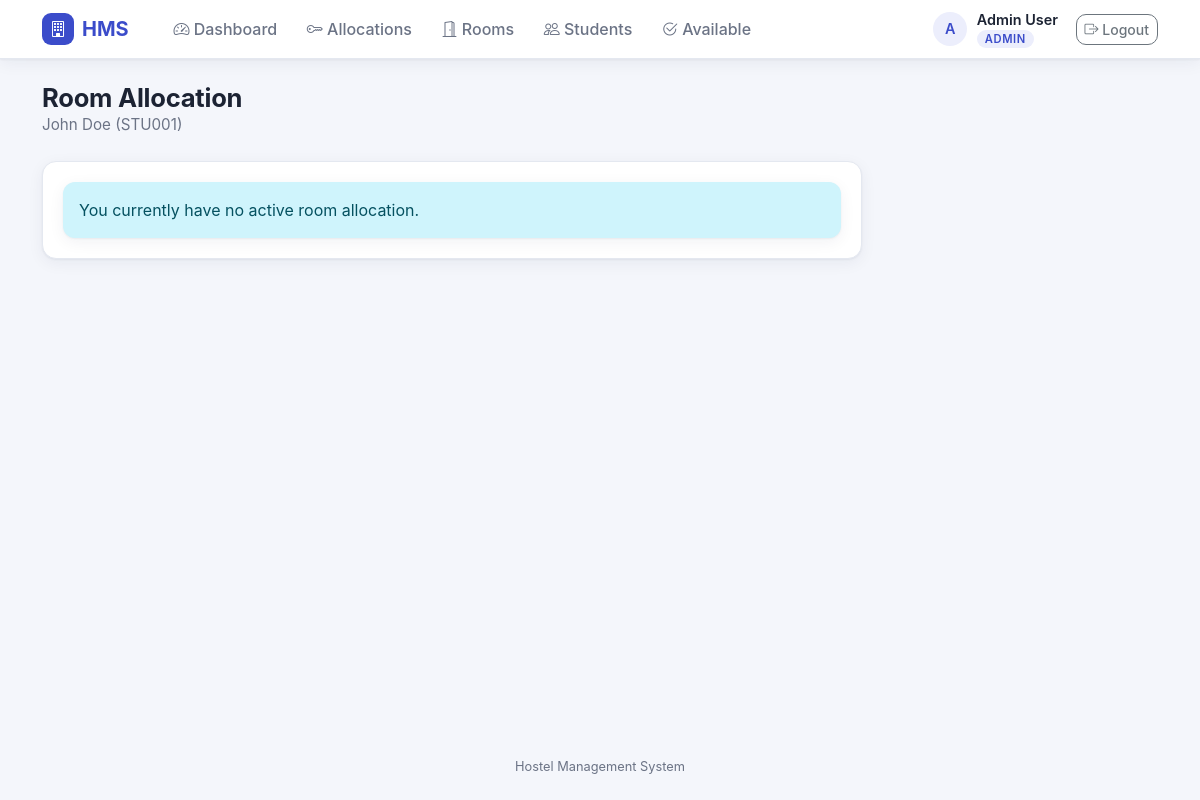
/allocation/student/1 (signed in), run on the app's committed database.
### hms_app/models.py (models this page shows, shortened)
class User(db.Model):
    __tablename__ = 'users'
    user_id = db.Column(db.Integer, primary_key=True, autoincrement=True)
    name = db.Column(db.String(100), nullable=False)
    email = db.Column(db.String(120), unique=True, nullable=False)
    password_hash = db.Column(db.String(255), nullable=False)
    role = db.Column(db.String(20), nullable=False)  # 'admin', 'warden', 'student', 'accountant'
    created_at = db.Column(db.DateTime, default=datetime.utcnow)
    student_profile = db.relationship('Student', back_populates='user', uselist=False, cascade='all, delete-orphan')
    warden = db.relationship('Warden', backref='user', uselist=False, cascade='all, delete-orphan')
    admin = db.relationship('Admin', backref='user', uselist=False, cascade='all, delete-orphan')
    accountant = db.relationship('Accountant', backref='user', uselist=False, cascade='all, delete-orphan')
    def is_student(self):
        return self.role == 'student'
    def is_accountant(self):
        return self.role == 'accountant'

class Student(db.Model):
    __tablename__ = 'students'
    student_id = db.Column(db.Integer, primary_key=True, autoincrement=True)
    user_id = db.Column(db.Integer, db.ForeignKey('users.user_id'), nullable=False, unique=True)
    roll_no = db.Column(db.String(20), unique=True, nullable=False)
    course = db.Column(db.String(100))
    batch = db.Column(db.String(20))
    user = db.relationship('User', back_populates='student_profile', foreign_keys=[user_id])
    allocations = db.relationship('RoomAllocation', back_populates='student', cascade='all, delete-orphan')
    complaints = db.relationship('Complaint', backref='student', cascade='all, delete-orphan')
    leave_requests = db.relationship('LeaveRequest', backref='student', cascade='all, delete-orphan')
    fees = db.relationship('Fee', backref='student', cascade='all, delete-orphan')
    visitors = db.relationship('Visitor', backref='student', cascade='all, delete-orphan')

### hms_app/routes/room_allocation_routes.py (the view)
@room_alloc_bp.route('/student/<int:student_id>')
@login_required
def student_allocation(student_id):
    user = get_current_user()
    if user.is_student() and user.student_profile.student_id != student_id:
        flash('You can only view your own allocation.', 'error')
        return redirect(url_for('main.dashboard'))
    if user.is_student() and not user.student_profile:
        return redirect(url_for('main.dashboard'))
    if user.is_accountant():
        flash('You do not have permission to access this page.', 'error')
        return redirect(url_for('main.dashboard'))
    student = Student.query.get_or_404(student_id)
    allocation = RoomAllocation.query.filter_by(student_id=student_id, status='active').first()
    return render_template('allocation/student_view.html', allocation=allocation, student=student)

### hms_app/__init__.py (called while the page is built)
def create_app(config_class=Config):
    app = Flask(__name__,
                template_folder=os.path.join(os.path.dirname(__file__), 'templates'),
                static_folder=os.path.join(os.path.dirname(__file__), 'static'))
    app.config.from_object(config_class)
    db.init_app(app)
    csrf.init_app(app)
    from hms_app.routes.auth_routes import auth_bp
    from hms_app.routes.room_allocation_routes import room_alloc_bp
    from hms_app.routes.main_routes import main_bp
    app.register_blueprint(auth_bp)
    app.register_blueprint(room_alloc_bp)
    app.register_blueprint(main_bp)
    @app.context_processor
    def inject_user():
        return dict(current_user=get_current_user())
    with app.app_context():
        db.create_all()
        init_sample_data()
    return app

### hms_app/auth.py (called while the page is built)
def login_required(f):
    @wraps(f)
    def decorated_function(*args, **kwargs):
        if 'user_id' not in session:
            flash('Please log in to access this page.', 'error')
            return redirect(url_for('auth.login', next=request.full_path.rstrip('?')))
        return f(*args, **kwargs)
    return decorated_function

def get_current_user():
    if 'user_id' in session:
        return User.query.get(session['user_id'])
    return None

### hms_app/templates/allocation/student_view.html (shortened to what this page needs)
{% extends "base.html" %}
{% block content %}
<div class="page-head">
    <div><h2>Room Allocation</h2><p class="sub">{{ student.user.name }} ({{ student.roll_no }})</p></div>
</div>
<div class="card" style="max-width:820px">
    <div class="card-body">
        {% if allocation %}
        <div class="row g-3">
            <div class="col-md-6">
                <dl class="kv">
                    <dt>Room</dt><dd>{{ allocation.room.room_number }}</dd>
                    <dt>Block</dt><dd>{{ allocation.room.block.name }}</dd>
                    <dt>Floor</dt><dd>{{ allocation.room.floor }}</dd>
                </dl>
            </div>
            <div class="col-md-6">
                <dl class="kv">
                    <dt>Allocated on</dt><dd>{{ allocation.allocation_date }}</dd>
                    <dt>Start date</dt><dd>{{ allocation.start_date }}</dd>
                    {% if allocation.end_date %}<dt>End date</dt><dd>{{ allocation.end_date }}</dd>{% endif %}
                    <dt>Status</dt><dd><span class="badge bg-success">{{ allocation.status }}</span></dd>
                </dl>
            </div>
        </div>
        {% else %}
        <div class="alert alert-info mb-0">You currently have no active room allocation.</div>
        {% endif %}
    </div>
</div>
{% endblock %}

### hms_app/templates/base.html (shortened to what this page needs)
<!DOCTYPE html>
<html lang="en">
<head>
    <link href="https://cdn.jsdelivr.net/npm/bootstrap@5.3.3/dist/css/bootstrap.min.css" rel="stylesheet">
    <link href="https://cdn.jsdelivr.net/npm/bootstrap-icons@1.11.3/font/bootstrap-icons.min.css" rel="stylesheet">
    <link href="{{ url_for('static', filename='css/hms.css') }}" rel="stylesheet">
</head>
<body>
    {% if current_user %}
    {% set ep = request.endpoint or '' %}
    <nav class="navbar navbar-expand-lg hms-nav">
        <div class="container">
            <a class="navbar-brand" href="{{ url_for('main.dashboard') }}">
                <span class="brand-mark"><i class="bi bi-building"></i></span> HMS
            </a>
            <div class="collapse navbar-collapse" id="mainNav">
                <ul class="navbar-nav me-auto ms-lg-3 gap-lg-1">
                    <li class="nav-item"><a class="nav-link {{ 'active' if ep == 'main.dashboard' }}" href="{{ url_for('main.dashboard') }}"><i class="bi bi-speedometer2"></i> Dashboard</a></li>
                    {% if current_user.role in ('admin', 'warden') %}
                    <li class="nav-item"><a class="nav-link {{ 'active' if ep.startswith('room_allocation.') and ep not in ('room_allocation.available_rooms', 'room_allocation.student_allocation') }}" href="{{ url_for('room_allocation.index') }}"><i class="bi bi-key"></i> Allocations</a></li>
                    <li class="nav-item"><a class="nav-link {{ 'active' if ep == 'main.rooms_list' }}" href="{{ url_for('main.rooms_list') }}"><i class="bi bi-door-open"></i> Rooms</a></li>
                    <li class="nav-item"><a class="nav-link {{ 'active' if ep == 'main.students_list' }}" href="{{ url_for('main.students_list') }}"><i class="bi bi-people"></i> Students</a></li>
                    {% endif %}
                    {% if current_user.role in ('admin', 'warden', 'student') %}
                    <li class="nav-item"><a class="nav-link {{ 'active' if ep == 'room_allocation.available_rooms' }}" href="{{ url_for('room_allocation.available_rooms') }}"><i class="bi bi-check2-circle"></i> Available</a></li>
                    {% endif %}
                </ul>
                <div class="user-chip">
                    <span class="avatar" aria-hidden="true">{{ current_user.name[:1]|upper }}</span>
                    <span class="d-flex flex-column lh-sm">
                        <span class="fw-semibold">{{ current_user.name }}</span>
                        <span><span class="role-pill">{{ current_user.role }}</span></span>
                    </span>
                    <a class="btn btn-outline-secondary btn-sm ms-2" href="{{ url_for('auth.logout') }}"><i class="bi bi-box-arrow-right"></i> Logout</a>
                </div>
            </div>
        </div>
    </nav>
    {% endif %}
    <main class="container py-4">
        {% block content %}{% endblock %}
    </main>
    <footer class="hms-foot">Hostel Management System</footer>
</body>
</html>

### hms_app/static/css/hms.css (style rules this page uses)
:root { --hms-bg:#f4f6fb; --hms-surface:#fff; --hms-ink:#1c2333; --hms-muted:#6b7385; --hms-line:#e4e8f0; --hms-brand:#3b4cca; --hms-brand-dark:#2a37a0; --hms-brand-soft:#eceefc; --hms-radius:14px; --hms-shadow:0 1px 2px rgba(20,28,60,.05),0 4px 16px rgba(20,28,60,.06); }
body { background:var(--hms-bg);color:var(--hms-ink);font-family:'Inter',system-ui,-apple-system,'Segoe UI',Roboto,sans-serif;min-height:100vh;display:flex;flex-direction:column }
main { flex:1 }
h1,h2,h3,h4,h5 { letter-spacing:-.01em }
.hms-nav { background:var(--hms-surface);border-bottom:1px solid var(--hms-line);box-shadow:var(--hms-shadow) }
.hms-nav .navbar-brand { font-weight:700;color:var(--hms-brand);display:flex;align-items:center;gap:.5rem }
.hms-nav .brand-mark { width:32px;height:32px;border-radius:9px;background:var(--hms-brand);color:#fff;display:grid;place-items:center;font-size:1rem }
.hms-nav .nav-link { color:var(--hms-muted);font-weight:500;border-radius:8px;padding:.45rem .8rem!important }
.user-chip { display:flex;align-items:center;gap:.6rem;font-size:.9rem }
.avatar { width:34px;height:34px;border-radius:50%;background:var(--hms-brand-soft);color:var(--hms-brand);display:grid;place-items:center;font-weight:600 }
.role-pill { font-size:.7rem;text-transform:uppercase;letter-spacing:.05em;background:var(--hms-brand-soft);color:var(--hms-brand);padding:.1rem .5rem;border-radius:99px;font-weight:600 }
.card { background:var(--hms-surface);border:1px solid var(--hms-line);border-radius:var(--hms-radius);box-shadow:var(--hms-shadow);color:var(--hms-ink) }
.card-body { padding:1.25rem }
.page-head { display:flex;flex-wrap:wrap;gap:.75rem;justify-content:space-between;align-items:center;margin-bottom:1.5rem }
.page-head h2 { margin:0;font-size:1.6rem;font-weight:700 }
.page-head .sub { color:var(--hms-muted);font-size:.95rem;margin:0 }
.btn { border-radius:10px;font-weight:500 }
footer.hms-foot { color:var(--hms-muted);font-size:.8rem;text-align:center;padding:1.5rem 0 }
.alert { border-radius:12px;border:0;box-shadow:var(--hms-shadow) }

### data on the page
User: name "A", name "Admin User", role "ADMIN"
User: user.name "John Doe"
Student: roll_no "STU001"
